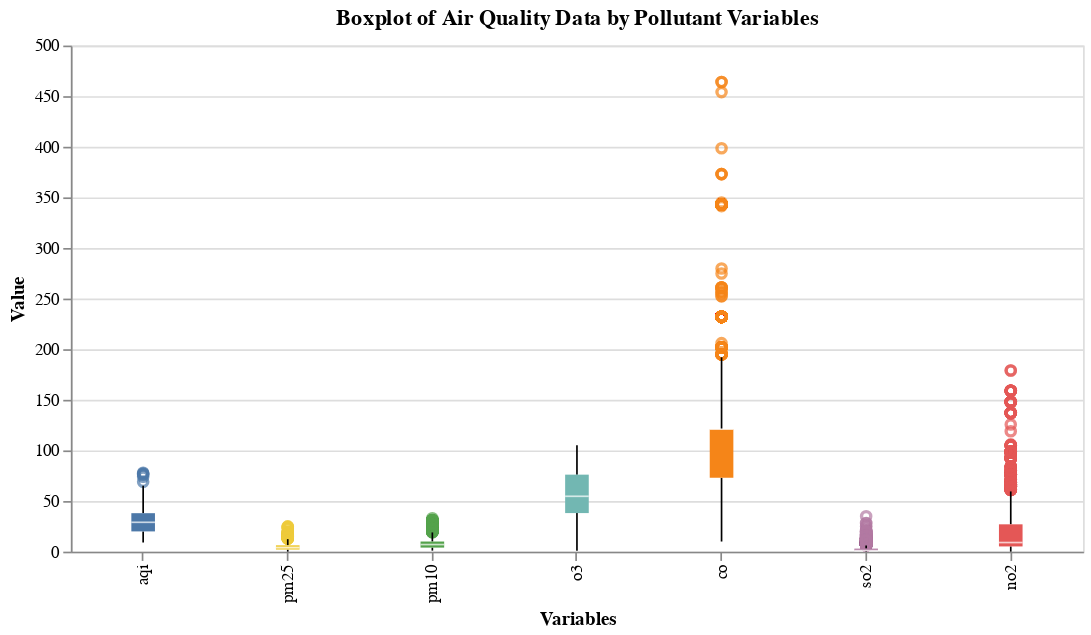

Here is the notebook cell this chart was saved with:
### Code cell
# Check for outlier with boxplot
df_long = df_all.melt(id_vars=["city", "timestamp_local"], value_vars=air_cols,
                      var_name="Variables", value_name="Value")

# Boxplot
air_boxplot = alt.Chart(df_long).mark_boxplot(extent=1.5).encode(
    x=alt.X('Variables:N', title='Variables', sort=air_cols),
    y=alt.Y('Value:Q', title='Value'),
    color=alt.Color('Variables:N', legend=None),
    tooltip=["Variables", "Value"]
).properties(
    width=600,
    height=300,
    title="Boxplot of Air Quality Data by Pollutant Variables"
)

air_boxplot

### Figure 1 — Vega-Lite specification as saved in the notebook (floating-point values rounded to 4 significant figures; data arrays with more than 128 entries replaced by an {"elided": "..."} marker saying what was removed)
{"config": {"view": {"continuousWidth": 300, "continuousHeight": 300}}, "data": {"name": "data-dd157985373ffc9e47a56fabb404af18"}, "mark": {"type": "boxplot", "extent": 1.5}, "encoding": {"color": {"field": "Variables", "legend": null, "type": "nominal"}, "tooltip": [{"field": "Variables", "type": "nominal"}, {"field": "Value", "type": "quantitative"}], "x": {"field": "Variables", "sort": ["aqi", "pm25", "pm10", "o3", "co", "so2", "no2"], "title": "Variables", "type": "nominal"}, "y": {"field": "Value", "title": "Value", "type": "quantitative"}}, "height": 300, "title": "Boxplot of Air Quality Data by Pollutant Variables", "width": 600, "$schema": "https://vega.github.io/schema/vega-lite/v5.20.1.json", "datasets": {"data-dd157985373ffc9e47a56fabb404af18": {"elided": "17640 records"}}}
